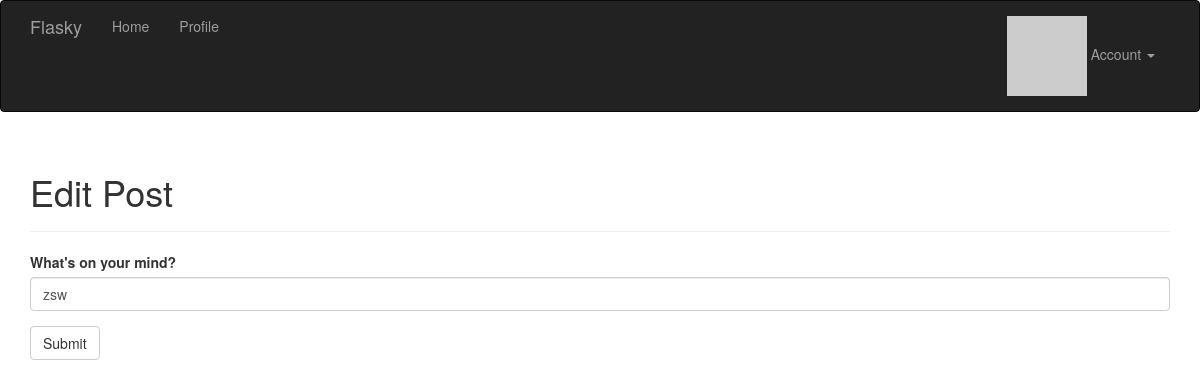
Before: /edit/1 (signed in) with the older database file.
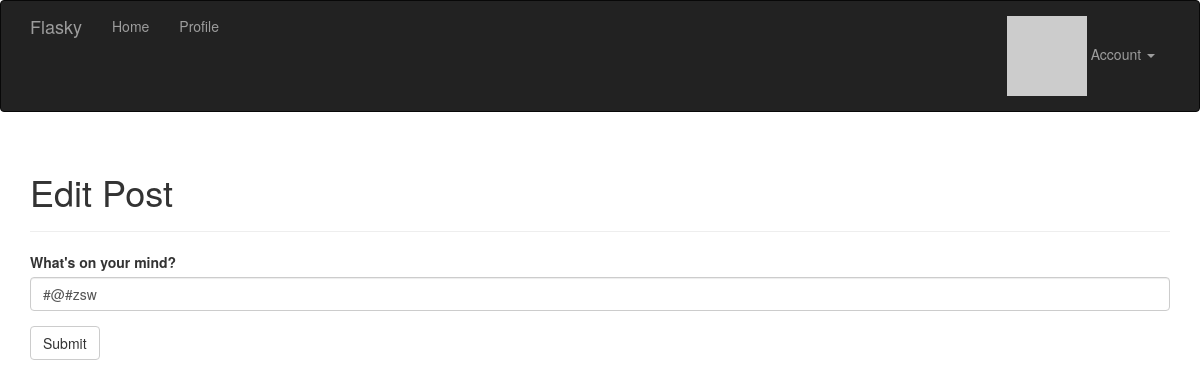
After: the same page with the newer database file.
### app/models.py (models this page shows, shortened)
class Post(db.Model):
    __tablename__ = 'posts'
    id = db.Column(db.Integer, primary_key=True)
    body = db.Column(db.Text)
    body_html = db.Column(db.Text)
    timestamp = db.Column(db.DateTime, index=True, default=datetime.utcnow)
    author_id = db.Column(db.Integer, db.ForeignKey('users.id'))

### app/main/views.py (the view)
@main.route('/edit/<int:id>', methods=['GET', 'POST'])
@login_required
def edit(id):
    post = Post.query.get_or_404(id)
    if current_user != post.author and \
            not current_user.can(Permission.ADMINISTER):
        abort(403)
    form = PostForm()
    if form.validate_on_submit():
        post.body = form.body.data
        db.session.add(post)
        flash('The post has been updated.')
        return redirect(url_for('.post', id=post.id))
    form.body.data = post.body
    return render_template('edit_post.html', form=form)

### app/main/forms.py
class PostForm(Form):
    body = PageDownField("What's on your mind?", validators=[Required()])
    submit = SubmitField('Submit')

### app/auth/views.py (called while the page is built)
@auth.before_app_request
def before_request():
    if current_user.is_authenticated:
        current_user.ping()
        if not current_user.confirmed \
                and request.endpoint[:5] != 'auth.' \
                and request.endpoint != 'static':
            return redirect(url_for('auth.unconfirmed'))

### app/main/__init__.py (called while the page is built)
@main.app_context_processor
def inject_permissions():
    return dict(Permission=Permission)

### app/models.py (called while the page is built)
@login_manager.user_loader
def load_user(user_id):
    return User.query.get(int(user_id))

    def ping(self):
        self.last_seen = datetime.utcnow()
        db.session.add(self)

    def gravatar(self, size=100, default='identicon', rating='g'):
        if request.is_secure:
            url = 'https://secure.gravatar.com/avatar'
        else:
            url = 'http://www.gravatar.com/avatar'
        hash = self.avatar_hash or hashlib.md5(
            self.email.encode('utf-8')).hexdigest()
        return '{url}/{hash}?s={size}&d={default}&r={rating}'.format(
            url=url, hash=hash, size=size, default=default, rating=rating)

### app/templates/edit_post.html (shortened to what this page needs)
{% extends "base.html" %}
{% import "bootstrap/wtf.html" as wtf %}
{% block page_content %}
<div class="page-header">
    <h1>Edit Post</h1>
</div>
<div>
    {{ wtf.quick_form(form) }}
</div>
{% endblock %}

### app/templates/bootstrap/wtf.html (shortened to what this page needs)
{% macro _hz_form_wrap(horizontal_columns, form_type, add_group=False, required=False) %}
{{caller()}}
{% endmacro %}
{% macro form_field(field,
                    form_type="basic",
                    horizontal_columns=('lg', 2, 10),
                    button_map={}) %}
{% if field.flags.required and not required in kwargs %}
{% set kwargs = dict(required=True, **kwargs) %}
{% endif %}
{% if field.widget.input_type == 'checkbox' %}
  {% call _hz_form_wrap(horizontal_columns, form_type, True, required=required) %}
    <div class="checkbox">
      <label>
        {{field()|safe}} {{field.label.text|safe}}
      </label>
    </div>
  {% endcall %}
{%- elif field.type == 'SubmitField' -%}
  {% set field_kwargs = kwargs %}
  {% call _hz_form_wrap(horizontal_columns, form_type, True, required=required) %}
    {{field(class='btn btn-%s' % button_map.get(field.name, 'default'),
            **field_kwargs)}}
  {% endcall %}
{% else -%}
  <div class="form-group {% if field.errors %} has-error{% endif -%}
                         {%- if field.flags.required %} required{% endif -%}
  ">
      {%- if form_type == "inline" %}
        {{field.label(class="sr-only")|safe}}
        {% if field.type == 'FileField' %}
          {{field(**kwargs)|safe}}
        {% else %}
          {{field(class="form-control", **kwargs)|safe}}
        {% endif %}
      {%- else -%}
        {{field.label(class="control-label")|safe}}
        {% if field.type == 'FileField' %}
          {{field(**kwargs)|safe}}
        {% else %}
          {{field(class="form-control", **kwargs)|safe}}
        {% endif %}
      {%- endif %}
  </div>
{% endif %}
{% endmacro %}
{% macro quick_form(form,
                    action="",
                    method="post",
                    extra_classes=None,
                    role="form",
                    form_type="basic",
                    horizontal_columns=('lg', 2, 10),
                    enctype=None,
                    button_map={},
                    id="") %}
{%- set _enctype = [] %}
{%- if enctype is none -%}
  {%- for field in form %}
    {%- if field.type == 'FileField' %}
      {%- set _ = _enctype.append('multipart/form-data') -%}
    {%- endif %}
  {%- endfor %}
{%- else %}
  {% set _ = _enctype.append(enctype) %}
{%- endif %}
<form
  {%- if action != None %} action="{{action}}"{% endif -%}
  {%- if method %} method="{{method}}"{% endif %}
  class="form
  "
  {%- if role %} role="{{role}}"{% endif -%}
  >
  {%- for field in form %}
    {% if not bootstrap_is_hidden_field(field) -%}
      {{ form_field(field,
                    form_type=form_type,
                    horizontal_columns=horizontal_columns,
                    button_map=button_map) }}
    {%- endif %}
  {%- endfor %}
</form>
{%- endmacro %}

Changed rows visible on the page:
changed Post: body "zsw" → "#@#zsw"
